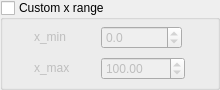
       <widget class="QGroupBox" name="panelRange">
        <property name="enabled">
         <bool>true</bool>
        </property>
        <property name="geometry">
         <rect>
          <x>350</x>
          <y>320</y>
          <width>220</width>
          <height>90</height>
         </rect>
        </property>
        <property name="sizePolicy">
         <sizepolicy hsizetype="Fixed" vsizetype="Fixed">
          <horstretch>0</horstretch>
          <verstretch>0</verstretch>
         </sizepolicy>
        </property>
        <property name="autoFillBackground">
         <bool>true</bool>
        </property>
        <property name="title">
         <string>Custom x range</string>
        </property>
        <property name="checkable">
         <bool>true</bool>
        </property>
        <property name="checked">
         <bool>false</bool>
        </property>
        <layout class="QGridLayout" name="gridLayout_6">
         <property name="leftMargin">
          <number>5</number>
         </property>
         <property name="topMargin">
          <number>2</number>
         </property>
         <property name="rightMargin">
          <number>5</number>
         </property>
         <property name="bottomMargin">
          <number>2</number>
         </property>
         <property name="horizontalSpacing">
          <number>5</number>
         </property>
         <property name="verticalSpacing">
          <number>4</number>
         </property>
         <item row="0" column="0">
          <widget class="QLabel" name="labelRangeMin">
           <property name="sizePolicy">
            <sizepolicy hsizetype="Maximum" vsizetype="Maximum">
             <horstretch>0</horstretch>
             <verstretch>0</verstretch>
            </sizepolicy>
           </property>
           <property name="text">
            <string>x_min</string>
           </property>
          </widget>
         </item>
         <item row="0" column="1">
          <widget class="QDoubleSpinBox" name="inputRangeMin">
           <property name="sizePolicy">
            <sizepolicy hsizetype="Fixed" vsizetype="Fixed">
             <horstretch>0</horstretch>
             <verstretch>0</verstretch>
            </sizepolicy>
           </property>
           <property name="decimals">
            <number>1</number>
           </property>
           <property name="minimum">
            <double>-1000000.000000000000000</double>
           </property>
           <property name="maximum">
            <double>100.000000000000000</double>
           </property>
           <property name="stepType">
            <enum>QAbstractSpinBox::AdaptiveDecimalStepType</enum>
           </property>
          </widget>
         </item>
         <item row="1" column="0">
          <widget class="QLabel" name="labelRangeMax">
           <property name="sizePolicy">
            <sizepolicy hsizetype="Maximum" vsizetype="Maximum">
             <horstretch>0</horstretch>
             <verstretch>0</verstretch>
            </sizepolicy>
           </property>
           <property name="text">
            <string>x_max</string>
           </property>
          </widget>
         </item>
         <item row="1" column="1">
          <widget class="QDoubleSpinBox" name="inputRangeMax">
           <property name="sizePolicy">
            <sizepolicy hsizetype="Fixed" vsizetype="Fixed">
             <horstretch>0</horstretch>
             <verstretch>0</verstretch>
            </sizepolicy>
           </property>
           <property name="minimum">
            <double>0.000000000000000</double>
           </property>
           <property name="maximum">
            <double>1000000.000000000000000</double>
           </property>
           <property name="stepType">
            <enum>QAbstractSpinBox::AdaptiveDecimalStepType</enum>
           </property>
           <property name="value">
            <double>100.000000000000000</double>
           </property>
          </widget>
         </item>
        </layout>
       </widget>
